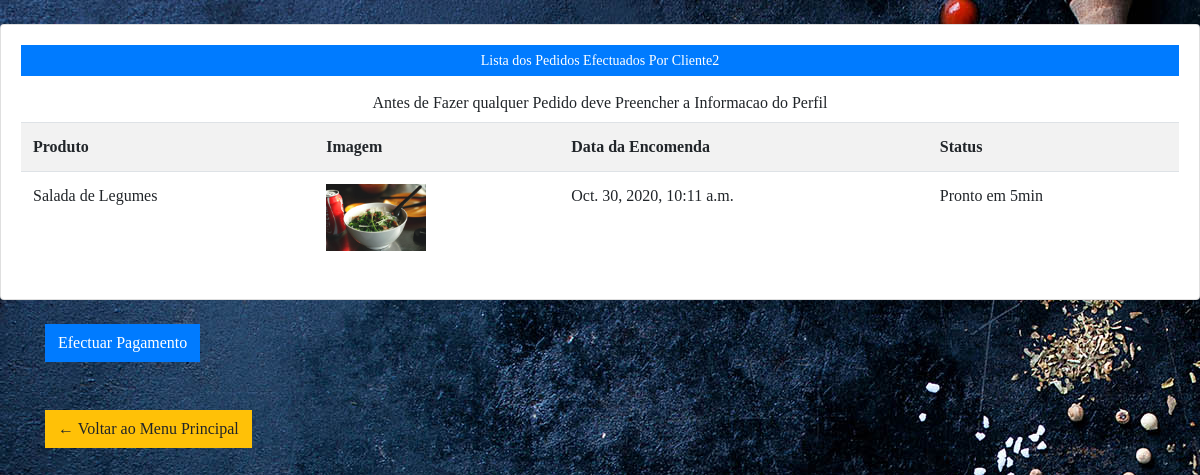
The page /userPedidos/ (signed in) on the database its author committed.
### entregar/models.py (models this page shows, shortened)
class Order(models.Model):
    STATUS = (
        ('Pendente', 'Pendente'),
        ('Pronto em 30min', 'Pronto em 30min'),
        ('Pronto em 15min', 'Pronto em 15min'),
        ('Pronto em 5min', 'Pronto em 5min'),
        ('Saiu Para Entrega', 'Saiu Para Entrega'),
        ('Entregue', 'Entregue'),
    )
    TIPO_DE_PEDIDO = (
        ('RECEBER ENCASA','RECEBER ENCASA'),
        ('COMER NO RESTAURANTE', 'COMER NO RESTAURANTE'),
        ('LEVANTAR PESSOALMENTE', 'LEVANTAR PESSOALMENTE'),
    )
    customer = models.ForeignKey(Customer, null=True, on_delete= models.SET_NULL)
    product = models.ForeignKey(Product, null=True, on_delete= models.SET_NULL)
    adicionar_Ingrediente = models.CharField(max_length=200, null=True)
    remover_Ingrediente = models.CharField(max_length=200, null=True)
    date_created = models.DateTimeField(auto_now_add=True)
    status = models.CharField(max_length=200, null=True, choices=STATUS)
    tipo_de_pedido = models.CharField(max_length=200, null=True, choices=TIPO_DE_PEDIDO)

class Product(models.Model):
    CATEGORY = (
        ('Promocao do Dia', 'Promocao do Dia'),
        ('Preco Normal', 'Preco Normal')
    )
    name = models.CharField(max_length=200, null=True)
    price = models.FloatField( null=True)
    category = models.CharField(max_length=200, choices=CATEGORY)
    description = models.TextField(max_length=134500, null=True, blank= True)
    date_created = models.DateTimeField(auto_now_add=True)
    image = models.ImageField(default="SemFT.png",null=True,blank=True)
    def __str__(self):
        return self.name
    @property
    def imageURL(self):
        try:
            url = self.image.url
        except:
            url = ''
        return url

### entregar/decorators.py (the view)
        def wrapper_func(request, *args, **kwargs):
            group = None
            if request.user.groups.exists():
                group = request.user.groups.all()[0].name
            if group in allowed_roles:
                return view_func(request, *args, **kwargs)
            else:
                return HttpResponse('Nao estas Autorizado a Entrar nesta area !! Faca Login como Cliente para aceder ao Menu Pessoal' )

### entregar/views.py (called while the page is built)
@ login_required(login_url='login')
@ allowed_users(allowed_roles=['customer'])
def userPedidos(request):
    orders = request.user.customer.order_set.all()
    context = {'orders': orders}
    return render(request, 'entregar/pedidosuser.html', context)

### entregar/templates/entregar/pedidosuser.html (shortened to what this page needs)
<!DOCTYPE html>
<html lang="en">
{% load bootstrap4 %}
{% load static %}
{% block content %}
<head>
	<link rel="stylesheet" href="https://stackpath.bootstrapcdn.com/bootstrap/4.1.3/css/bootstrap.min.css">
	<link rel="stylesheet" href="https://use.fontawesome.com/releases/v5.6.1/css/all.css">
    <link rel="stylesheet" type="text/css" href="{% static '/css/main.css' %}" >
<br>
<div class="row">
    <div class="col-md">
        <div class="card card-body">
            <table class="table table table-striped">
                <tr>
                    <h2 class="btn btn-primary btn-sm btn-block" href="#">Lista dos Pedidos Efectuados Por {{user}}</h2>
                    <a class="btn ">Antes de Fazer qualquer Pedido deve Preencher a Informacao do Perfil </a>
                    <th>Produto</th>
                    <th>Imagem</th>
                    <th>Data da Encomenda</th>
                    <th>Status</th>
                </tr>
                {% for order in orders %}
                <tr>
                    <td>{{order.product}}</td>
                    <td><div style="flex:2"><img class="row-image" src="{{ order.product.imageURL }}"></div></td>
                    <td>{{order.date_created}}</td>
                    <td>{{order.status}}</td>
                </tr>
                {% endfor %}
            </table>
        </div>
    </div>
    </div>
    <div class="container">
    <br>
        <a class="btn btn-primary" href="{% url 'pagar' %}">Efectuar Pagamento</a>
    <br>
    <br>
          <br>
       <a class="btn btn-warning" href="{% url 'home' %}">&#8592; Voltar ao Menu Principal</a>
        <br>
    <br>
    </div>
</head>
{% endblock content %}

### static/css/main.css (style rules this page uses)
h1,h2,h3,h4,h5,h6 { color:hsl(0, 0%, 30%); }
.btn { border-radius: 0; }
.row-image { width: 100px; }

### entregar/templates/entregar/pedidosuser.html (style rules this page uses)
body, html { margin: 0; padding: 0; height: 100%; background: url('/images/slider-image3.jpg'); font-family: Montserrat; }

### rows shown on the page
Order: product "Salada de Legumes", product.imageURL (picture), date_created "Oct. 30, 2020, 10:11 a.m.", status "Pronto em 5min"

### other values the page prints
{{ user }} "Cliente2"
